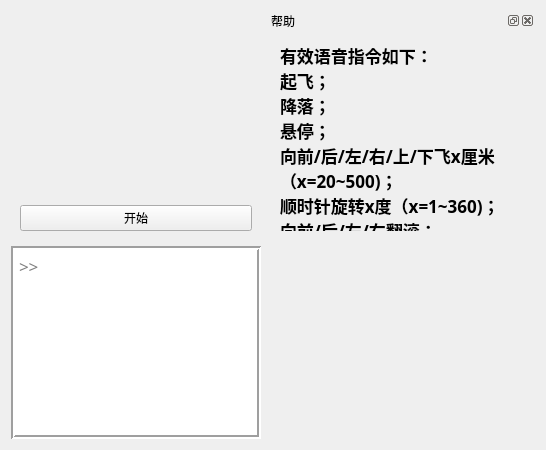
<?xml version="1.0" encoding="UTF-8"?>
<ui version="4.0">
 <class>SpeechRecognitionUI</class>
 <widget class="QWidget" name="SpeechRecognitionUI">
  <property name="geometry">
   <rect>
    <x>0</x>
    <y>0</y>
    <width>546</width>
    <height>450</height>
   </rect>
  </property>
  <property name="windowTitle">
   <string>语音控制</string>
  </property>
  <layout class="QGridLayout" name="gridLayout_2">
   <item row="2" column="0">
    <widget class="QTextEdit" name="sentOrders">
     <property name="font">
      <font>
       <family>Heiti SC</family>
       <pointsize>13</pointsize>
       <weight>50</weight>
       <italic>false</italic>
       <bold>false</bold>
      </font>
     </property>
     <property name="toolTip">
      <string>语音指令</string>
     </property>
     <property name="autoFillBackground">
      <bool>false</bool>
     </property>
     <property name="styleSheet">
      <string notr="true">font: 13pt &quot;Heiti SC&quot;;</string>
     </property>
     <property name="frameShape">
      <enum>QFrame::Box</enum>
     </property>
     <property name="frameShadow">
      <enum>QFrame::Sunken</enum>
     </property>
     <property name="lineWidth">
      <number>2</number>
     </property>
     <property name="horizontalScrollBarPolicy">
      <enum>Qt::ScrollBarAlwaysOff</enum>
     </property>
     <property name="readOnly">
      <bool>true</bool>
     </property>
     <property name="html">
      <string>&lt;!DOCTYPE HTML PUBLIC &quot;-//W3C//DTD HTML 4.0//EN&quot; &quot;http://www.w3.org/TR/REC-html40/strict.dtd&quot;&gt;
&lt;html&gt;&lt;head&gt;&lt;meta name=&quot;qrichtext&quot; content=&quot;1&quot; /&gt;&lt;style type=&quot;text/css&quot;&gt;
p, li { white-space: pre-wrap; }
&lt;/style&gt;&lt;/head&gt;&lt;body style=&quot; font-family:'Heiti SC'; font-size:13pt; font-weight:400; font-style:normal;&quot;&gt;
&lt;p style=&quot;-qt-paragraph-type:empty; margin-top:0px; margin-bottom:0px; margin-left:0px; margin-right:0px; -qt-block-indent:0; text-indent:0px;&quot;&gt;&lt;br /&gt;&lt;/p&gt;&lt;/body&gt;&lt;/html&gt;</string>
     </property>
     <property name="placeholderText">
      <string>&gt;&gt;</string>
     </property>
    </widget>
   </item>
   <item row="1" column="0">
    <widget class="QFrame" name="frame">
     <property name="frameShape">
      <enum>QFrame::NoFrame</enum>
     </property>
     <property name="frameShadow">
      <enum>QFrame::Sunken</enum>
     </property>
     <layout class="QVBoxLayout" name="verticalLayout">
      <item>
       <widget class="QLabel" name="label_voiceRecorder">
        <property name="text">
         <string/>
        </property>
        <property name="pixmap">
         <pixmap>../ico/voicerecorder_250px_1107359_easyicon.net.png</pixmap>
        </property>
        <property name="alignment">
         <set>Qt::AlignCenter</set>
        </property>
       </widget>
      </item>
      <item>
       <layout class="QGridLayout" name="gridLayout">
        <item row="0" column="0">
         <widget class="QPushButton" name="btn_speech_pause_start">
          <property name="font">
           <font>
            <family>PingFang SC</family>
            <weight>50</weight>
            <bold>false</bold>
           </font>
          </property>
          <property name="cursor">
           <cursorShape>PointingHandCursor</cursorShape>
          </property>
          <property name="toolTip">
           <string>暂停或开始语音控制</string>
          </property>
          <property name="text">
           <string>开始</string>
          </property>
          <property name="icon">
           <iconset>
            <normaloff>../ico/play_128px_1183440_easyicon.net.ico</normaloff>../ico/play_128px_1183440_easyicon.net.ico</iconset>
          </property>
         </widget>
        </item>
       </layout>
      </item>
     </layout>
    </widget>
   </item>
   <item row="1" column="1">
    <widget class="QDockWidget" name="dockWidget">
     <property name="cursor">
      <cursorShape>ArrowCursor</cursorShape>
     </property>
     <property name="floating">
      <bool>false</bool>
     </property>
     <property name="windowTitle">
      <string>帮助</string>
     </property>
     <widget class="QWidget" name="dockWidgetContents">
      <layout class="QHBoxLayout" name="horizontalLayout">
       <item>
        <widget class="QTextBrowser" name="textBrowser_HintHelp">
         <property name="minimumSize">
          <size>
           <width>0</width>
           <height>150</height>
          </size>
         </property>
         <property name="font">
          <font>
           <family>Heiti SC</family>
           <pointsize>18</pointsize>
           <weight>75</weight>
           <bold>true</bold>
          </font>
         </property>
         <property name="autoFillBackground">
          <bool>false</bool>
         </property>
         <property name="styleSheet">
          <string notr="true">background-color: Transparent;</string>
         </property>
         <property name="frameShape">
          <enum>QFrame::NoFrame</enum>
         </property>
         <property name="verticalScrollBarPolicy">
          <enum>Qt::ScrollBarAlwaysOff</enum>
         </property>
         <property name="horizontalScrollBarPolicy">
          <enum>Qt::ScrollBarAlwaysOff</enum>
         </property>
         <property name="sizeAdjustPolicy">
          <enum>QAbstractScrollArea::AdjustIgnored</enum>
         </property>
         <property name="html">
          <string>&lt;!DOCTYPE HTML PUBLIC &quot;-//W3C//DTD HTML 4.0//EN&quot; &quot;http://www.w3.org/TR/REC-html40/strict.dtd&quot;&gt;
&lt;html&gt;&lt;head&gt;&lt;meta name=&quot;qrichtext&quot; content=&quot;1&quot; /&gt;&lt;style type=&quot;text/css&quot;&gt;
p, li { white-space: pre-wrap; }
&lt;/style&gt;&lt;/head&gt;&lt;body style=&quot; font-family:'Heiti SC'; font-size:18pt; font-weight:600; font-style:normal;&quot;&gt;
&lt;p style=&quot; margin-top:0px; margin-bottom:0px; margin-left:0px; margin-right:0px; -qt-block-indent:0; text-indent:0px;&quot;&gt;&lt;span style=&quot; font-size:13pt;&quot;&gt;有效语音指令如下：&lt;/span&gt;&lt;/p&gt;
&lt;p style=&quot; margin-top:0px; margin-bottom:0px; margin-left:0px; margin-right:0px; -qt-block-indent:0; text-indent:0px;&quot;&gt;&lt;span style=&quot; font-size:13pt;&quot;&gt;起飞；&lt;/span&gt;&lt;/p&gt;
&lt;p style=&quot; margin-top:0px; margin-bottom:0px; margin-left:0px; margin-right:0px; -qt-block-indent:0; text-indent:0px;&quot;&gt;&lt;span style=&quot; font-size:13pt;&quot;&gt;降落；&lt;/span&gt;&lt;/p&gt;
&lt;p style=&quot; margin-top:0px; margin-bottom:0px; margin-left:0px; margin-right:0px; -qt-block-indent:0; text-indent:0px;&quot;&gt;&lt;span style=&quot; font-size:13pt;&quot;&gt;悬停；&lt;/span&gt;&lt;/p&gt;
&lt;p style=&quot; margin-top:0px; margin-bottom:0px; margin-left:0px; margin-right:0px; -qt-block-indent:0; text-indent:0px;&quot;&gt;&lt;span style=&quot; font-size:13pt;&quot;&gt;向前/后/左/右/上/下飞x厘米（x=20~500)；&lt;/span&gt;&lt;/p&gt;
&lt;p style=&quot; margin-top:0px; margin-bottom:0px; margin-left:0px; margin-right:0px; -qt-block-indent:0; text-indent:0px;&quot;&gt;&lt;span style=&quot; font-size:13pt;&quot;&gt;顺时针旋转x度（x=1~360)；&lt;/span&gt;&lt;/p&gt;
&lt;p style=&quot; margin-top:0px; margin-bottom:0px; margin-left:0px; margin-right:0px; -qt-block-indent:0; text-indent:0px;&quot;&gt;&lt;span style=&quot; font-size:13pt;&quot;&gt;向前/后/左/右翻滚；&lt;/span&gt;&lt;/p&gt;
&lt;p style=&quot; margin-top:0px; margin-bottom:0px; margin-left:0px; margin-right:0px; -qt-block-indent:0; text-indent:0px;&quot;&gt;&lt;span style=&quot; font-size:13pt;&quot;&gt;速度设为x厘米每秒（x=10~100)&lt;/span&gt;&lt;/p&gt;
&lt;p style=&quot; margin-top:0px; margin-bottom:0px; margin-left:0px; margin-right:0px; -qt-block-indent:0; text-indent:0px;&quot;&gt;&lt;span style=&quot; font-size:13pt;&quot;&gt;向前/后/左/右；(此时会一直朝某个方向飞，直到得到“停”指令）&lt;/span&gt;&lt;/p&gt;
&lt;p style=&quot; margin-top:0px; margin-bottom:0px; margin-left:0px; margin-right:0px; -qt-block-indent:0; text-indent:0px;&quot;&gt;&lt;span style=&quot; font-size:13pt;&quot;&gt;停；&lt;/span&gt;&lt;/p&gt;&lt;/body&gt;&lt;/html&gt;</string>
         </property>
        </widget>
       </item>
      </layout>
     </widget>
    </widget>
   </item>
  </layout>
 </widget>
 <resources/>
 <connections/>
</ui>
